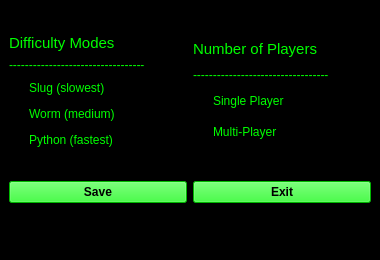
<?xml version="1.0" encoding="UTF-8"?>
<ui version="4.0">
 <class>OptionsWindow</class>
 <widget class="QMainWindow" name="OptionsWindow">
  <property name="geometry">
   <rect>
    <x>0</x>
    <y>0</y>
    <width>380</width>
    <height>260</height>
   </rect>
  </property>
  <property name="minimumSize">
   <size>
    <width>380</width>
    <height>260</height>
   </size>
  </property>
  <property name="maximumSize">
   <size>
    <width>380</width>
    <height>260</height>
   </size>
  </property>
  <property name="palette">
   <palette>
    <active>
     <colorrole role="WindowText">
      <brush brushstyle="SolidPattern">
       <color alpha="255">
        <red>0</red>
        <green>255</green>
        <blue>0</blue>
       </color>
      </brush>
     </colorrole>
     <colorrole role="Button">
      <brush brushstyle="SolidPattern">
       <color alpha="255">
        <red>0</red>
        <green>0</green>
        <blue>0</blue>
       </color>
      </brush>
     </colorrole>
     <colorrole role="ButtonText">
      <brush brushstyle="SolidPattern">
       <color alpha="255">
        <red>0</red>
        <green>255</green>
        <blue>0</blue>
       </color>
      </brush>
     </colorrole>
     <colorrole role="Base">
      <brush brushstyle="SolidPattern">
       <color alpha="255">
        <red>0</red>
        <green>0</green>
        <blue>0</blue>
       </color>
      </brush>
     </colorrole>
     <colorrole role="Window">
      <brush brushstyle="SolidPattern">
       <color alpha="255">
        <red>0</red>
        <green>0</green>
        <blue>0</blue>
       </color>
      </brush>
     </colorrole>
    </active>
    <inactive>
     <colorrole role="WindowText">
      <brush brushstyle="SolidPattern">
       <color alpha="255">
        <red>0</red>
        <green>0</green>
        <blue>0</blue>
       </color>
      </brush>
     </colorrole>
     <colorrole role="Button">
      <brush brushstyle="SolidPattern">
       <color alpha="255">
        <red>240</red>
        <green>240</green>
        <blue>240</blue>
       </color>
      </brush>
     </colorrole>
     <colorrole role="ButtonText">
      <brush brushstyle="SolidPattern">
       <color alpha="255">
        <red>0</red>
        <green>0</green>
        <blue>0</blue>
       </color>
      </brush>
     </colorrole>
     <colorrole role="Base">
      <brush brushstyle="SolidPattern">
       <color alpha="255">
        <red>255</red>
        <green>255</green>
        <blue>255</blue>
       </color>
      </brush>
     </colorrole>
     <colorrole role="Window">
      <brush brushstyle="SolidPattern">
       <color alpha="255">
        <red>240</red>
        <green>240</green>
        <blue>240</blue>
       </color>
      </brush>
     </colorrole>
    </inactive>
    <disabled>
     <colorrole role="WindowText">
      <brush brushstyle="SolidPattern">
       <color alpha="255">
        <red>120</red>
        <green>120</green>
        <blue>120</blue>
       </color>
      </brush>
     </colorrole>
     <colorrole role="Button">
      <brush brushstyle="SolidPattern">
       <color alpha="255">
        <red>0</red>
        <green>0</green>
        <blue>0</blue>
       </color>
      </brush>
     </colorrole>
     <colorrole role="ButtonText">
      <brush brushstyle="SolidPattern">
       <color alpha="255">
        <red>120</red>
        <green>120</green>
        <blue>120</blue>
       </color>
      </brush>
     </colorrole>
     <colorrole role="Base">
      <brush brushstyle="SolidPattern">
       <color alpha="255">
        <red>0</red>
        <green>0</green>
        <blue>0</blue>
       </color>
      </brush>
     </colorrole>
     <colorrole role="Window">
      <brush brushstyle="SolidPattern">
       <color alpha="255">
        <red>0</red>
        <green>0</green>
        <blue>0</blue>
       </color>
      </brush>
     </colorrole>
    </disabled>
   </palette>
  </property>
  <property name="font">
   <font>
    <family>Titillium Web</family>
   </font>
  </property>
  <property name="contextMenuPolicy">
   <enum>Qt::PreventContextMenu</enum>
  </property>
  <property name="windowTitle">
   <string>Options</string>
  </property>
  <property name="styleSheet">
   <string notr="true">background-color: rgb(0, 0, 0);</string>
  </property>
  <widget class="QWidget" name="centralwidget">
   <layout class="QVBoxLayout" name="verticalLayout_3">
    <item>
     <layout class="QHBoxLayout" name="horizontalLayout_2">
      <item>
       <layout class="QVBoxLayout" name="verticalLayout">
        <item>
         <widget class="QLabel" name="label">
          <property name="enabled">
           <bool>true</bool>
          </property>
          <property name="font">
           <font>
            <family>MS Sans Serif</family>
            <pointsize>11</pointsize>
           </font>
          </property>
          <property name="styleSheet">
           <string notr="true">color: rgb(0, 255, 0);</string>
          </property>
          <property name="text">
           <string>Difficulty Modes</string>
          </property>
         </widget>
        </item>
        <item>
         <widget class="QLabel" name="label_2">
          <property name="font">
           <font>
            <family>MS Sans Serif</family>
           </font>
          </property>
          <property name="styleSheet">
           <string notr="true">color: rgb(0, 255, 0);</string>
          </property>
          <property name="text">
           <string>----------------------------------</string>
          </property>
         </widget>
        </item>
        <item>
         <widget class="QRadioButton" name="radioButtonSlug">
          <property name="font">
           <font>
            <family>MS Sans Serif</family>
           </font>
          </property>
          <property name="styleSheet">
           <string notr="true">color: rgb(0, 255, 0);</string>
          </property>
          <property name="text">
           <string>Slug (slowest)</string>
          </property>
          <attribute name="buttonGroup">
           <string notr="true">difficultyGroup</string>
          </attribute>
         </widget>
        </item>
        <item>
         <widget class="QRadioButton" name="radioButtonWorm">
          <property name="font">
           <font>
            <family>MS Sans Serif</family>
           </font>
          </property>
          <property name="styleSheet">
           <string notr="true">color: rgb(0, 255, 0);</string>
          </property>
          <property name="text">
           <string>Worm (medium)</string>
          </property>
          <attribute name="buttonGroup">
           <string notr="true">difficultyGroup</string>
          </attribute>
         </widget>
        </item>
        <item>
         <widget class="QRadioButton" name="radioButtonPython">
          <property name="font">
           <font>
            <family>MS Sans Serif</family>
           </font>
          </property>
          <property name="styleSheet">
           <string notr="true">color: rgb(0, 255, 0);</string>
          </property>
          <property name="text">
           <string>Python (fastest)</string>
          </property>
          <attribute name="buttonGroup">
           <string notr="true">difficultyGroup</string>
          </attribute>
         </widget>
        </item>
       </layout>
      </item>
      <item>
       <layout class="QVBoxLayout" name="verticalLayout_2">
        <item>
         <widget class="QLabel" name="label_3">
          <property name="maximumSize">
           <size>
            <width>16777215</width>
            <height>20</height>
           </size>
          </property>
          <property name="font">
           <font>
            <family>MS Sans Serif</family>
            <pointsize>11</pointsize>
           </font>
          </property>
          <property name="styleSheet">
           <string notr="true">color: rgb(0, 255, 0);</string>
          </property>
          <property name="text">
           <string>Number of Players</string>
          </property>
         </widget>
        </item>
        <item>
         <widget class="QLabel" name="label_4">
          <property name="maximumSize">
           <size>
            <width>16777215</width>
            <height>10</height>
           </size>
          </property>
          <property name="font">
           <font>
            <family>MS Sans Serif</family>
           </font>
          </property>
          <property name="styleSheet">
           <string notr="true">color: rgb(0, 255, 0);</string>
          </property>
          <property name="text">
           <string>----------------------------------</string>
          </property>
         </widget>
        </item>
        <item>
         <widget class="QRadioButton" name="radioButtonSingle">
          <property name="font">
           <font>
            <family>MS Sans Serif</family>
           </font>
          </property>
          <property name="styleSheet">
           <string notr="true">color: rgb(0, 255, 0);</string>
          </property>
          <property name="text">
           <string>Single Player</string>
          </property>
          <attribute name="buttonGroup">
           <string notr="true">playersGroup</string>
          </attribute>
         </widget>
        </item>
        <item>
         <widget class="QRadioButton" name="radioButtonMulti">
          <property name="font">
           <font>
            <family>MS Sans Serif</family>
           </font>
          </property>
          <property name="styleSheet">
           <string notr="true">color: rgb(0, 255, 0);</string>
          </property>
          <property name="text">
           <string>Multi-Player</string>
          </property>
          <attribute name="buttonGroup">
           <string notr="true">playersGroup</string>
          </attribute>
         </widget>
        </item>
       </layout>
      </item>
     </layout>
    </item>
    <item>
     <layout class="QHBoxLayout" name="horizontalLayout">
      <item>
       <widget class="QPushButton" name="saveButton">
        <property name="font">
         <font>
          <family>MS Sans Serif</family>
          <bold>true</bold>
         </font>
        </property>
        <property name="styleSheet">
         <string notr="true">background-color: rgb(0, 255, 0);</string>
        </property>
        <property name="text">
         <string>Save</string>
        </property>
       </widget>
      </item>
      <item>
       <widget class="QPushButton" name="exitButton">
        <property name="font">
         <font>
          <family>MS Sans Serif</family>
          <bold>true</bold>
         </font>
        </property>
        <property name="styleSheet">
         <string notr="true">background-color: rgb(0, 255, 0);</string>
        </property>
        <property name="text">
         <string>Exit</string>
        </property>
       </widget>
      </item>
     </layout>
    </item>
   </layout>
  </widget>
  <widget class="QMenuBar" name="menubar">
   <property name="geometry">
    <rect>
     <x>0</x>
     <y>0</y>
     <width>380</width>
     <height>26</height>
    </rect>
   </property>
  </widget>
  <widget class="QStatusBar" name="statusbar"/>
 </widget>
 <resources/>
 <connections/>
 <buttongroups>
  <buttongroup name="difficultyGroup"/>
  <buttongroup name="playersGroup"/>
 </buttongroups>
</ui>
